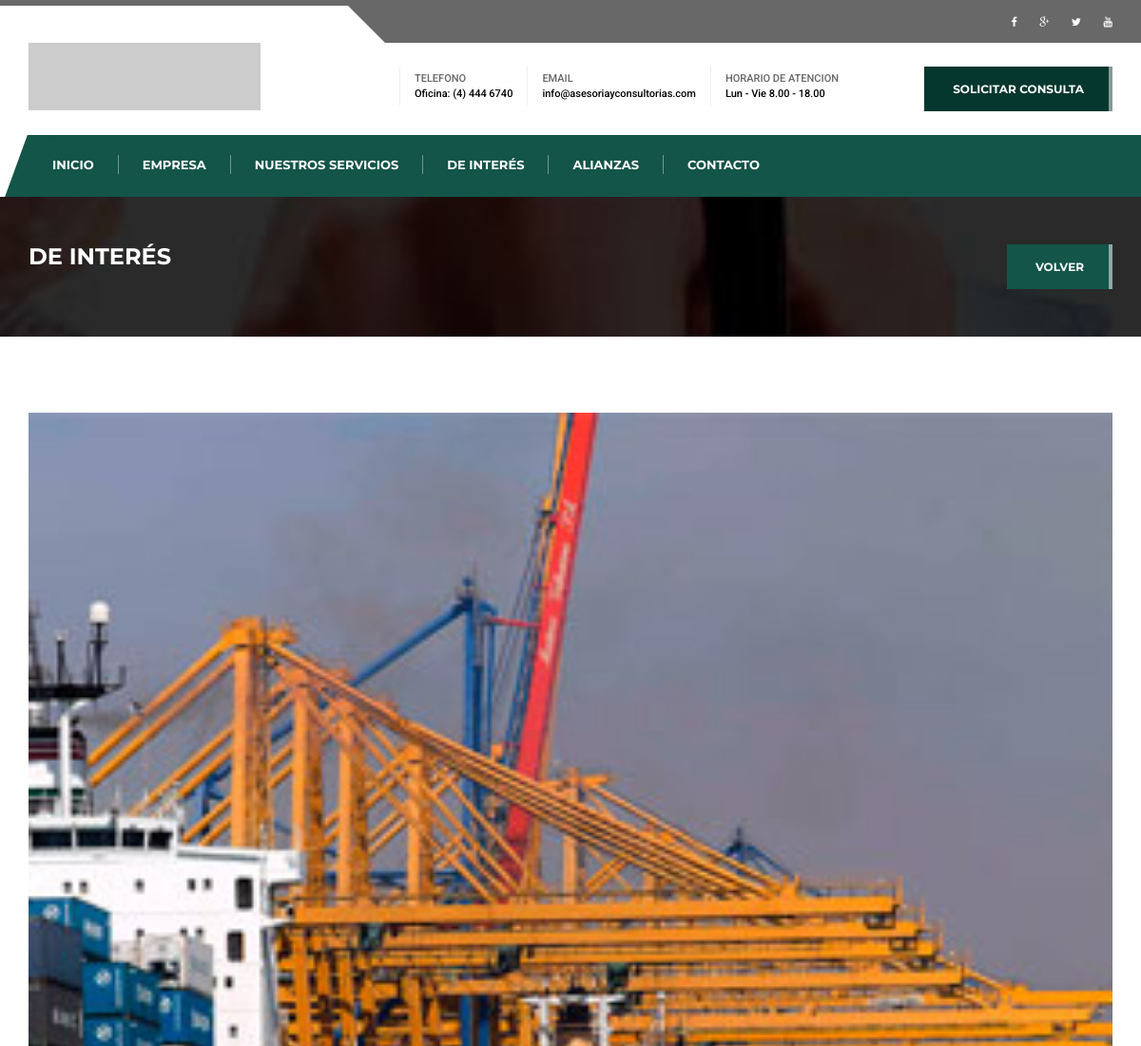
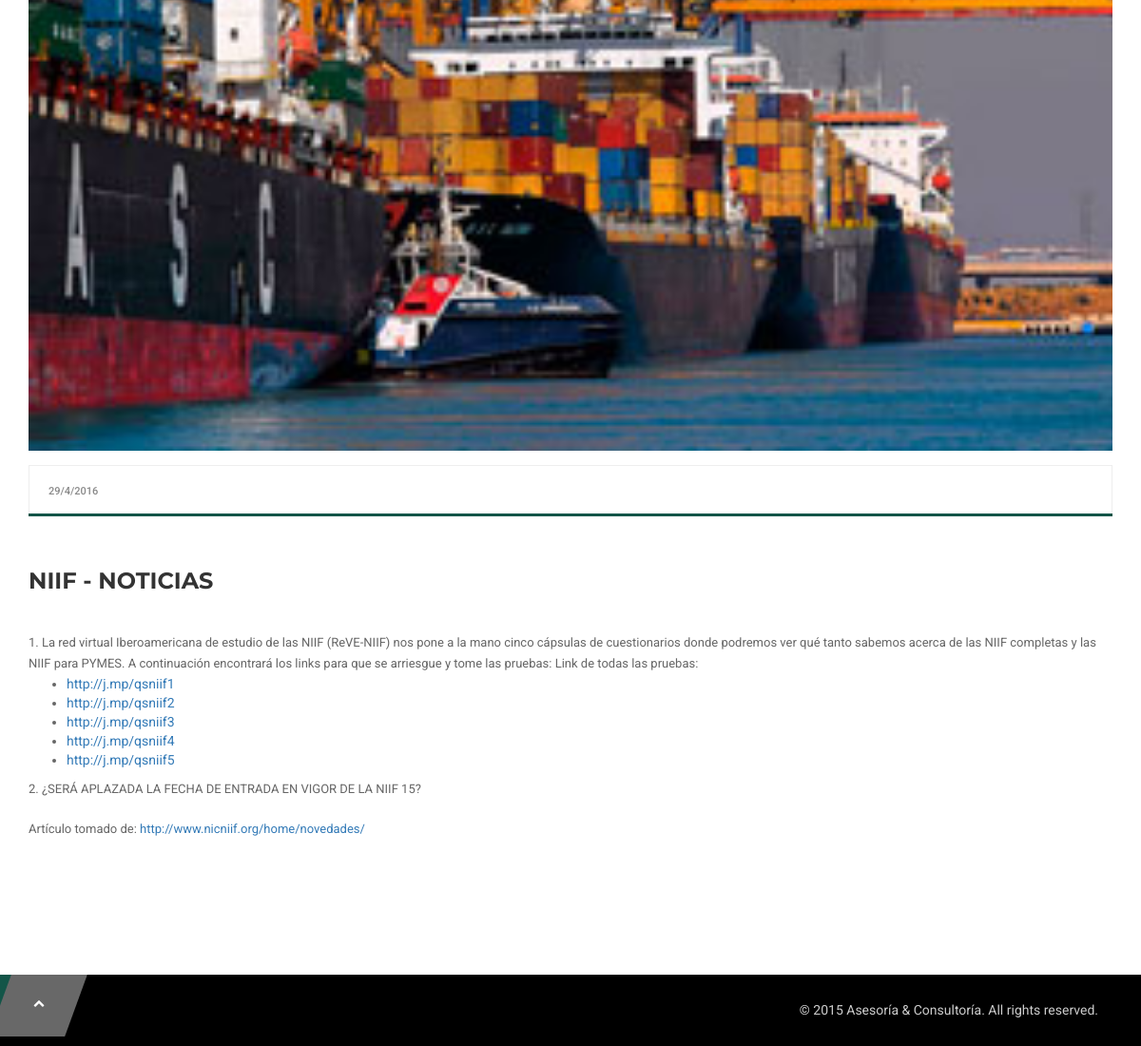
/detalles.php?P=8, run on the app's committed database (2 pictures, top to bottom).
### tables this page shows
CREATE TABLE IF NOT EXISTS `Img_logos` (
  `Id` int(11) NOT NULL AUTO_INCREMENT,
  `Foto` varchar(255) NOT NULL,
  `Pos` int(11) NOT NULL,
  PRIMARY KEY (`Id`)
);

CREATE TABLE IF NOT EXISTS `Contacto` (
  `Id` int(11) NOT NULL AUTO_INCREMENT,
  `Nombre` varchar(255) NOT NULL,
  `Direccion` varchar(255) NOT NULL,
  `Telefono` varchar(255) NOT NULL,
  `Celular` varchar(255) NOT NULL,
  `Email` varchar(255) NOT NULL,
  `Horario` varchar(255) NOT NULL,
  `Titulo` varchar(255) NOT NULL,
  `Subtitulo` varchar(255) NOT NULL,
  `Mapa` text NOT NULL,
  PRIMARY KEY (`Id`)
);

CREATE TABLE IF NOT EXISTS `Publicaciones` (
  `Id` int(11) NOT NULL AUTO_INCREMENT,
  `Foto` varchar(255) NOT NULL,
  `Titulo` varchar(255) NOT NULL,
  `Intro` text NOT NULL,
  `Descripcion` text NOT NULL,
  `Fecha` varchar(255) NOT NULL,
  `Pos` int(11) NOT NULL,
  PRIMARY KEY (`Id`)
);

### web/detalles.php (the view, shortened to what this page needs)
<?include("includes/conexion.php");
$P 			=    $_GET["P"];
$query 		=    "SELECT * FROM Publicaciones WHERE Id='$P'";
$result 	=	 mysql_query($query,$id);
while ($row =	 mysql_fetch_array($result)) {
$Foto       =	 $row["Foto"];
$Titulo     =	 $row["Titulo"];
$Descripcion=	 $row["Descripcion"];
$Fecha 		= 	 $row["Fecha"];
}
?>
<!DOCTYPE html>
<html>
	<head>
		<link href="css/master.css" rel="stylesheet">
		<link rel="stylesheet" id="switcher-css" type="text/css" href="assets/switcher/css/switcher.css" media="all" />
		<link rel="alternate stylesheet" type="text/css" href="assets/switcher/css/color1.css" title="color1" media="all" />
		<link rel="alternate stylesheet" type="text/css" href="assets/switcher/css/color2.css" title="color2" media="all" />
		<link rel="alternate stylesheet" type="text/css" href="assets/switcher/css/color3.css" title="color3" media="all" />
		<link rel="alternate stylesheet" type="text/css" href="assets/switcher/css/color4.css" title="color4" media="all" />
		<link rel="alternate stylesheet" type="text/css" href="assets/switcher/css/color5.css" title="color5" media="all" />
		<link rel="alternate stylesheet" type="text/css" href="assets/switcher/css/color6.css" title="color6" media="all" />
	</head>
	<body data-scrolling-animations="true">
		<div class="sp-body">
			<? include("includes/menu.php");?>
			<div class="bg-image page-title">
				<div class="container-fluid">
					<a href="#"><h1>De Interés</h1></a>
                    <div class="pull-right">
					<a class="btn btn-danger  wow fadeInRight" data-wow-delay="0.3s" href="deinteres.php" style="visibility: visible; animation-delay: 0.3s; animation-name: fadeInRight;">VOLVER</a>
					</div>
				</div>
			</div>
			<div class="container-fluid block-content">
				<div class="row main-grid">
					<div class="col-sm-12 posts">
						<div class="single-post">
							<div class="wow fadeInUp" data-wow-delay="0.3s">
								<img src="../publicaciones/<?=$Foto?>" alt="Img">
								<div class="post-info">
									<span><?=$Fecha?></span>
								</div>
								<h1><?=$Titulo?></h1>
								<div class="post-content">
									<p align="justify"><?=$Descripcion?></p>
								</div>
							</div>
						</div>
					</div>
				</div>
			</div>
		<footer>
        		<div class="container-fluid">
             		<div class="copy text-right"><a id="to-top" href="#this-is-top"><i class="fa fa-chevron-up"></i></a> &copy; 2015 Asesoría & Consultoría. All rights reserved.</div>
	             </div>
	        </footer>
		</div>
	</body>
</html>

### web/includes/menu.php (shortened to what this page needs)
<?
include("conexion.php");
$Actual 	= $_SERVER["PHP_SELF"];
$queryR 	= "SELECT * FROM Redes";
$resultR 	= mysql_query($queryR,$id);
while($rowR = mysql_fetch_array($resultR)) {
	$Fb 	= $rowR["Fb"];
	$Go 	= $rowR["Go"];
	$Tw 	= $rowR["Tw"];
	$You 	= $rowR["You"];
}
$queryS 	= "SELECT * FROM Contacto";
$resultS 	= mysql_query($queryS,$id);
while($rowS = mysql_fetch_array($resultS)){
  $Telefono = $rowS["Telefono"];
  $Email 	= $rowS["Email"];
  $Horario 	= $rowS["Horario"];
}
$queryZZ 	= "SELECT * FROM Img_logos ORDER BY Pos ASC LIMIT 1";
$resultZZ 	= mysql_query($queryZZ,$id);
while($rowZZ = mysql_fetch_array($resultZZ)){
	$Logo 	= $rowZZ["Foto"];
}
?>
		  <header id="this-is-top">
	            <div class="container-fluid">
	                <div class="topmenu row">
	                    <nav class="col-sm-offset-3 col-md-offset-4 col-lg-offset-4 col-sm-6 col-md-5 col-lg-5">
	                    </nav>
	                    <nav class="text-right col-sm-3 col-md-3 col-lg-3">
	                    	<?if(!empty($Fb)){?>
	                        <a target="_blank" href="<?=$Fb?>"><i class="fa fa-facebook"></i></a>
	                        <?}if(!empty($Go)){?>
	                        <a target="_blank" href="<?=$Go?>"><i class="fa fa-google-plus"></i></a>
	                        <?}if(!empty($Tw)){?>
	                        <a target="_blank" href="<?=$Tw?>"><i class="fa fa-twitter"></i></a>
	                        <?}if(!empty($You)){?>
	                        <a target="_blank" href="<?=$You?>"><i class="fa fa-youtube"></i></a>
	                    	<?}?>
	                    </nav>
	                </div>
	                <div class="row header">
	                    <div class="col-sm-3 col-md-3 col-lg-3">
	                        <a href="" id="logo"><img src="../logos/<?=$Logo?>" width="244" height="71"></a>
	                    </div>
	                    <div class="col-sm-offset-1 col-md-offset-1 col-lg-offset-1 col-sm-8 col-md-8 col-lg-8">
	                        <div class="text-right header-padding">
	                            <div class="h-block"><span>TELEFONO</span><?=$Telefono?></div>
	                            <div class="h-block"><span>EMAIL </span><?=$Email?></div>
	                            <div class="h-block"><span>HORARIO DE ATENCION</span><?=$Horario?></div>
	                            <a class="btn btn-success" href="contacto.php">SOLICITAR CONSULTA</a>
	                        </div>
	                    </div>
	                </div>
	                <nav class="main-menu navbar-main-slide">
						<ul class="nav navbar-nav navbar-main">
							<li><a <?if($Actual=="/web/index.php"){echo "class='active1'";}?> href="index.php">INICIO </a></li>
							<li><a <?if($Actual=="/web/empresa.php"){echo "class='active1'";}?> href="empresa.php">EMPRESA</a></li>
							<li><a <?if($Actual=="/web/servicios.php"){echo "class='active1'";}?> href="servicios.php">NUESTROS SERVICIOS</a></li>
							<li><a <?if($Actual=="/web/deinteres.php"){echo "class='active1'";}?> href="deinteres.php">De Interés</a></li>
							<li><a <?if($Actual=="/web/alianzas.php"){echo "class='active1'";}?> href="alianzas.php">ALIANZAS</a></li>
							<li><a <?if($Actual=="/web/contacto.php"){echo "class='active1'";}?> href="contacto.php">CONTACTO</a></li>
						</ul>
	                </nav>
	            </div>
	        </header>

### web/assets/switcher/css/color2.css (style rules this page uses)
#logo { background-image: url("logos/logo2.png"); }
.why-us li, .stats > div > div, .stats > div > div:hover > span:first-child, #partners .owl-buttons div, #to-top:hover, .bg-image.blog-section h3, .bg-image.blog-section div div a, .bg-image.blog-section div div a:hover, .owl-theme .owl-controls .owl-buttons div, .adress-details > div > span, .comments > div > span.author, nav.pagination a, .tags a, .recent-posts div a, ul.blog-cats li a, .attachments li a, h1, h2, h3, h4, h5, h6, ul.styled li > ul > li > a, ul.styled > li > a, .nav-tabs > li > a, .default-inp i, .our-services div > a > span > i { color:#222127; }
.why-us li span, .topmenu nav, .topmenu:before, footer, #to-top, .two-news > div div:last-child > div { background:#222127; }
header, .topmenu nav:first-child:before { border-top-color:#222127; }
.navbar-main > li > .dropdown-menu, footer .color-part, .btn.btn-danger, .btn.btn-danger:hover, .btn.btn-danger, .btn.btn-danger:hover, .main-menu, .main-menu:before, #main-menu-bg, .stats > div > div:hover, .btn.btn-sm.btn-default:before, .big-hr.color-2, .our-services.styled div > a:hover:after, .adress-details > div > span:after, .comments > div > a.reply:hover, .comments > div > a.reply:after, nav.pagination a:hover, .tags a:hover, ul.blog-cats > li:hover, #menu-open, .main-menu section nav, .our-services div > a:hover > span, .testimonial-content span, .info-texts:after, .post-info:after, .customBgColor { background-color:#228dcb; }
.stats span:first-child, footer .copy a, .twitter-feeds div span, .recent-posts div a:hover { color:#228dcb; }
.btn.btn-success, .btn-success:hover, .big-hr.color-1, .one-news > div > div, .btn.btn-sm.btn-success:before, .our-services div > a:hover:after, nav.pagination a.active, ul.styled > li.active, .nav-tabs > li.active > a, .nav-tabs > li.active > a:focus, .nav-tabs > li.active > a:hover, .info-texts:before, ul.blog-cats > li:before, ul.blog-cats li > ul { background-color:#f48929; }

### web/assets/switcher/css/color3.css (style rules this page uses)
#logo { background-image: url("logos/logo3.png"); }
.why-us li, .stats > div > div, .stats > div > div:hover > span:first-child, #partners .owl-buttons div, #to-top:hover, .bg-image.blog-section h3, .bg-image.blog-section div div a, .bg-image.blog-section div div a:hover, .owl-theme .owl-controls .owl-buttons div, .adress-details > div > span, .comments > div > span.author, nav.pagination a, .tags a, .recent-posts div a, ul.blog-cats li a, .attachments li a, h1, h2, h3, h4, h5, h6, ul.styled li > ul > li > a, ul.styled > li > a, .nav-tabs > li > a, .default-inp i, .our-services div > a > span > i { color:#292c31; }
.why-us li span, .topmenu nav, .topmenu:before, footer, #to-top, .two-news > div div:last-child > div { background:#292c31; }
header, .topmenu nav:first-child:before { border-top-color:#292c31; }
.navbar-main > li > .dropdown-menu, footer .color-part, .btn.btn-danger, .btn.btn-danger:hover, .btn.btn-danger, .btn.btn-danger:hover, .main-menu, .main-menu:before, #main-menu-bg, .stats > div > div:hover, .btn.btn-sm.btn-default:before, .big-hr.color-2, .our-services.styled div > a:hover:after, .adress-details > div > span:after, .comments > div > a.reply:hover, .comments > div > a.reply:after, nav.pagination a:hover, .tags a:hover, ul.blog-cats > li:hover, #menu-open, .main-menu section nav, .our-services div > a:hover > span, .testimonial-content span, .info-texts:after, .post-info:after, .customBgColor { background-color:#00bff3; }
.stats span:first-child, footer .copy a, .twitter-feeds div span, .recent-posts div a:hover { color:#00bff3; }
.btn.btn-success, .btn-success:hover, .big-hr.color-1, .one-news > div > div, .btn.btn-sm.btn-success:before, .our-services div > a:hover:after, nav.pagination a.active, ul.styled > li.active, .nav-tabs > li.active > a, .nav-tabs > li.active > a:focus, .nav-tabs > li.active > a:hover, .info-texts:before, ul.blog-cats > li:before, ul.blog-cats li > ul { background-color:#f04d4e; }

### data on the page
img_logos: Foto (picture)
contacto: Telefono "Oficina: (4) 444 6740", Email "info@asesoriayconsultorias.com", Horario "Lun - Vie 8.00 - 18.00"
publicaciones: Foto (picture), Fecha "29/4/2016", Titulo "NIIF - NOTICIAS", Descripcion "1. La red virtual Iberoamericana de estudio de las NIIF (ReVE-NIIF) nos pone a la mano cinco cápsulas de cuestionarios donde podremos ver qué tanto sabemos acerca de las NIIF completas y las NIIF para PYMES. A continuación encontrará los links para que se arriesgue y tome las pruebas: Link de todas las pruebas: http://j.mp/qsniif1 http://j.mp/qsniif2 http://j.mp/qsniif3 http://j.mp/qsniif4 http://j.mp/qsniif5 2. ¿SERÁ APLAZADA LA FECHA DE ENTRADA EN VIGOR DE LA NIIF 15? Artículo tomado de: http://www.nicniif.org/home/novedades/"
